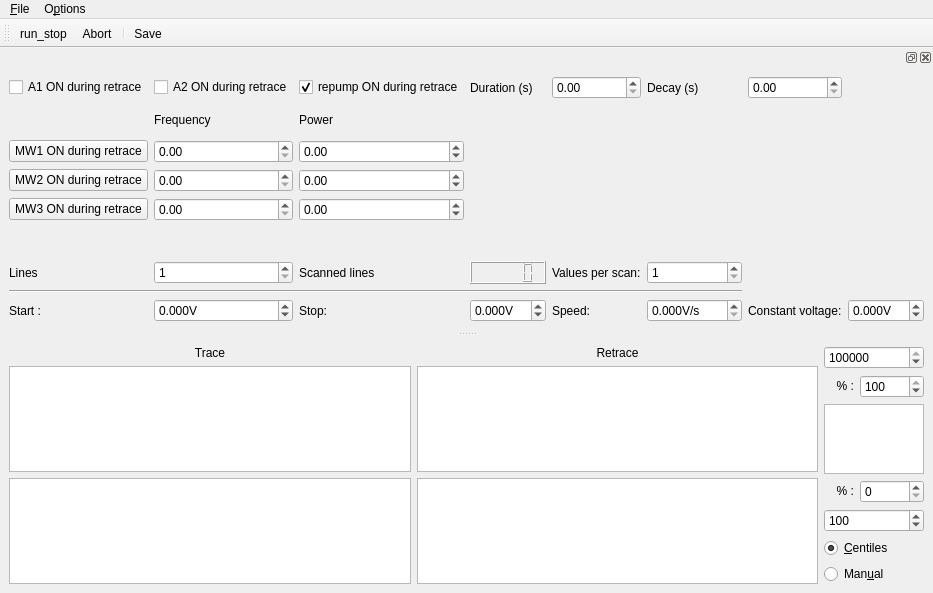
<?xml version="1.0" encoding="UTF-8"?>
<ui version="4.0">
 <class>MainWindow</class>
 <widget class="QMainWindow" name="MainWindow">
  <property name="geometry">
   <rect>
    <x>0</x>
    <y>0</y>
    <width>750</width>
    <height>589</height>
   </rect>
  </property>
  <property name="contextMenuPolicy">
   <enum>Qt::DefaultContextMenu</enum>
  </property>
  <property name="windowTitle">
   <string>qudi: Voltage Scanner (Laser)</string>
  </property>
  <widget class="QWidget" name="centralwidget">
   <layout class="QHBoxLayout" name="horizontalLayout">
    <item>
     <layout class="QGridLayout" name="plotGridLayout">
      <item row="0" column="0">
       <widget class="QLabel" name="traceLabel">
        <property name="text">
         <string>Trace</string>
        </property>
        <property name="alignment">
         <set>Qt::AlignCenter</set>
        </property>
       </widget>
      </item>
      <item row="0" column="1">
       <widget class="QLabel" name="retraceLabel">
        <property name="text">
         <string>Retrace</string>
        </property>
        <property name="alignment">
         <set>Qt::AlignCenter</set>
        </property>
       </widget>
      </item>
      <item row="1" column="0">
       <widget class="PlotWidget" name="voltscan_ViewWidget">
        <property name="sizePolicy">
         <sizepolicy hsizetype="Expanding" vsizetype="Expanding">
          <horstretch>1</horstretch>
          <verstretch>1</verstretch>
         </sizepolicy>
        </property>
       </widget>
      </item>
      <item row="1" column="1">
       <widget class="PlotWidget" name="voltscan2_ViewWidget">
        <property name="sizePolicy">
         <sizepolicy hsizetype="Expanding" vsizetype="Expanding">
          <horstretch>1</horstretch>
          <verstretch>1</verstretch>
         </sizepolicy>
        </property>
       </widget>
      </item>
      <item row="2" column="0">
       <widget class="PlotWidget" name="voltscan_matrix_ViewWidget">
        <property name="sizePolicy">
         <sizepolicy hsizetype="Expanding" vsizetype="Expanding">
          <horstretch>1</horstretch>
          <verstretch>1</verstretch>
         </sizepolicy>
        </property>
       </widget>
      </item>
      <item row="2" column="1">
       <widget class="PlotWidget" name="voltscan_matrix2_ViewWidget">
        <property name="sizePolicy">
         <sizepolicy hsizetype="Expanding" vsizetype="Expanding">
          <horstretch>1</horstretch>
          <verstretch>1</verstretch>
         </sizepolicy>
        </property>
       </widget>
      </item>
     </layout>
    </item>
    <item>
     <layout class="QGridLayout" name="gridLayout">
      <item row="4" column="0" colspan="2">
       <widget class="QSpinBox" name="voltscan_cb_min_InputWidget">
        <property name="maximum">
         <number>999999999</number>
        </property>
        <property name="value">
         <number>100</number>
        </property>
       </widget>
      </item>
      <item row="0" column="0" colspan="2">
       <widget class="QSpinBox" name="voltscan_cb_max_InputWidget">
        <property name="sizePolicy">
         <sizepolicy hsizetype="Minimum" vsizetype="Fixed">
          <horstretch>0</horstretch>
          <verstretch>0</verstretch>
         </sizepolicy>
        </property>
        <property name="minimum">
         <number>0</number>
        </property>
        <property name="maximum">
         <number>999999999</number>
        </property>
        <property name="value">
         <number>100000</number>
        </property>
       </widget>
      </item>
      <item row="1" column="1">
       <widget class="QSpinBox" name="voltscan_cb_high_centile_InputWidget">
        <property name="maximum">
         <number>100</number>
        </property>
        <property name="value">
         <number>100</number>
        </property>
       </widget>
      </item>
      <item row="3" column="0">
       <widget class="QLabel" name="percentLabel1">
        <property name="maximumSize">
         <size>
          <width>30</width>
          <height>16777215</height>
         </size>
        </property>
        <property name="text">
         <string>&lt;html&gt;&lt;head/&gt;&lt;body&gt;&lt;p align=&quot;right&quot;&gt;% :&lt;/p&gt;&lt;/body&gt;&lt;/html&gt;</string>
        </property>
       </widget>
      </item>
      <item row="1" column="0">
       <widget class="QLabel" name="percentLabel2">
        <property name="maximumSize">
         <size>
          <width>30</width>
          <height>16777215</height>
         </size>
        </property>
        <property name="text">
         <string>&lt;html&gt;&lt;head/&gt;&lt;body&gt;&lt;p align=&quot;right&quot;&gt;% :&lt;/p&gt;&lt;/body&gt;&lt;/html&gt;</string>
        </property>
       </widget>
      </item>
      <item row="6" column="0" colspan="2">
       <widget class="QRadioButton" name="voltscan_cb_manual_RadioButton">
        <property name="text">
         <string>Man&amp;ual</string>
        </property>
        <attribute name="buttonGroup">
         <string notr="true">buttonGroup</string>
        </attribute>
       </widget>
      </item>
      <item row="5" column="0" colspan="2">
       <widget class="QRadioButton" name="voltscan_cb_centiles_RadioButton">
        <property name="text">
         <string>&amp;Centiles</string>
        </property>
        <property name="checked">
         <bool>true</bool>
        </property>
        <attribute name="buttonGroup">
         <string notr="true">buttonGroup</string>
        </attribute>
       </widget>
      </item>
      <item row="3" column="1">
       <widget class="QSpinBox" name="voltscan_cb_low_centile_InputWidget">
        <property name="maximum">
         <number>100</number>
        </property>
       </widget>
      </item>
      <item row="2" column="0" colspan="2">
       <widget class="PlotWidget" name="voltscan_cb_ViewWidget">
        <property name="maximumSize">
         <size>
          <width>100</width>
          <height>16777215</height>
         </size>
        </property>
       </widget>
      </item>
     </layout>
    </item>
   </layout>
  </widget>
  <widget class="QMenuBar" name="menubar">
   <property name="geometry">
    <rect>
     <x>0</x>
     <y>0</y>
     <width>750</width>
     <height>21</height>
    </rect>
   </property>
   <widget class="QMenu" name="menu_File">
    <property name="title">
     <string>&amp;File</string>
    </property>
    <addaction name="action_Save"/>
    <addaction name="action_Exit"/>
   </widget>
   <widget class="QMenu" name="menu_Options">
    <property name="title">
     <string>O&amp;ptions</string>
    </property>
    <addaction name="action_Settings"/>
   </widget>
   <addaction name="menu_File"/>
   <addaction name="menu_Options"/>
  </widget>
  <widget class="QToolBar" name="toolBar">
   <property name="windowTitle">
    <string>toolBar</string>
   </property>
   <attribute name="toolBarArea">
    <enum>TopToolBarArea</enum>
   </attribute>
   <attribute name="toolBarBreak">
    <bool>false</bool>
   </attribute>
   <addaction name="action_run_stop"/>
   <addaction name="action_Abort"/>
   <addaction name="separator"/>
   <addaction name="action_Save"/>
  </widget>
  <widget class="QDockWidget" name="scan_control_DockWidget">
   <property name="sizePolicy">
    <sizepolicy hsizetype="Expanding" vsizetype="Preferred">
     <horstretch>0</horstretch>
     <verstretch>0</verstretch>
    </sizepolicy>
   </property>
   <property name="minimumSize">
    <size>
     <width>838</width>
     <height>283</height>
    </size>
   </property>
   <attribute name="dockWidgetArea">
    <number>4</number>
   </attribute>
   <widget class="QWidget" name="controlDockWidgetContents">
    <layout class="QGridLayout" name="gridLayout_11">
     <item row="0" column="0">
      <layout class="QGridLayout" name="controlGridLayout">
       <item row="4" column="2">
        <widget class="QDoubleSpinBox" name="MW3PowerDoubleSpinBox">
         <property name="minimum">
          <double>-100.000000000000000</double>
         </property>
        </widget>
       </item>
       <item row="3" column="0">
        <widget class="QPushButton" name="MW2_on_Button">
         <property name="text">
          <string>MW2 ON during retrace</string>
         </property>
        </widget>
       </item>
       <item row="8" column="7">
        <widget class="ScienDSpinBox" name="constDoubleSpinBox">
         <property name="suffix">
          <string>V</string>
         </property>
         <property name="decimals">
          <number>3</number>
         </property>
         <property name="minimum">
          <double>-99.000000000000000</double>
         </property>
        </widget>
       </item>
       <item row="8" column="5">
        <widget class="ScienDSpinBox" name="speedDoubleSpinBox">
         <property name="suffix">
          <string>V/s</string>
         </property>
         <property name="decimals">
          <number>3</number>
         </property>
         <property name="maximum">
          <double>9999.989999999999782</double>
         </property>
        </widget>
       </item>
       <item row="8" column="1">
        <widget class="ScienDSpinBox" name="startDoubleSpinBox">
         <property name="suffix">
          <string>V</string>
         </property>
         <property name="decimals">
          <number>3</number>
         </property>
         <property name="minimum">
          <double>-99.000000000000000</double>
         </property>
        </widget>
       </item>
       <item row="3" column="2">
        <widget class="QDoubleSpinBox" name="MW2PowerDoubleSpinBox">
         <property name="minimum">
          <double>-100.000000000000000</double>
         </property>
        </widget>
       </item>
       <item row="6" column="3">
        <widget class="QLCDNumber" name="elapsed_lines_DisplayWidget"/>
       </item>
       <item row="6" column="1">
        <widget class="QSpinBox" name="linesSpinBox">
         <property name="minimum">
          <number>1</number>
         </property>
         <property name="maximum">
          <number>999999</number>
         </property>
        </widget>
       </item>
       <item row="8" column="3">
        <widget class="ScienDSpinBox" name="stopDoubleSpinBox">
         <property name="suffix">
          <string>V</string>
         </property>
         <property name="decimals">
          <number>3</number>
         </property>
         <property name="minimum">
          <double>-99.000000000000000</double>
         </property>
        </widget>
       </item>
       <item row="2" column="2">
        <widget class="QDoubleSpinBox" name="MW1PowerDoubleSpinBox">
         <property name="minimum">
          <double>-100.000000000000000</double>
         </property>
        </widget>
       </item>
       <item row="1" column="1">
        <widget class="QLabel" name="label_3">
         <property name="text">
          <string>Frequency</string>
         </property>
        </widget>
       </item>
       <item row="4" column="0">
        <widget class="QPushButton" name="MW3_on_Button">
         <property name="text">
          <string>MW3 ON during retrace</string>
         </property>
        </widget>
       </item>
       <item row="3" column="1">
        <widget class="QDoubleSpinBox" name="MW2FrequencyDoubleSpinBox"/>
       </item>
       <item row="6" column="4">
        <widget class="QLabel" name="resLabel">
         <property name="text">
          <string>Values per scan:</string>
         </property>
        </widget>
       </item>
       <item row="6" column="0">
        <widget class="QLabel" name="linesLabel">
         <property name="text">
          <string>Lines</string>
         </property>
        </widget>
       </item>
       <item row="0" column="5">
        <widget class="QLabel" name="label_2">
         <property name="text">
          <string>Decay (s)</string>
         </property>
        </widget>
       </item>
       <item row="2" column="1">
        <widget class="QDoubleSpinBox" name="MW1FrequencyDoubleSpinBox"/>
       </item>
       <item row="8" column="4">
        <widget class="QLabel" name="speedLabel">
         <property name="text">
          <string>Speed:</string>
         </property>
        </widget>
       </item>
       <item row="6" column="5">
        <widget class="QSpinBox" name="resolutionSpinBox">
         <property name="minimum">
          <number>1</number>
         </property>
         <property name="maximum">
          <number>999999</number>
         </property>
        </widget>
       </item>
       <item row="7" column="0" colspan="6">
        <widget class="Line" name="line">
         <property name="orientation">
          <enum>Qt::Horizontal</enum>
         </property>
        </widget>
       </item>
       <item row="0" column="3">
        <widget class="QLabel" name="label">
         <property name="text">
          <string>Duration (s)</string>
         </property>
        </widget>
       </item>
       <item row="0" column="6">
        <widget class="QDoubleSpinBox" name="DecayDoubleSpinBox"/>
       </item>
       <item row="2" column="0">
        <widget class="QPushButton" name="MW1_on_Button">
         <property name="text">
          <string>MW1 ON during retrace</string>
         </property>
        </widget>
       </item>
       <item row="8" column="0">
        <widget class="QLabel" name="startLabel">
         <property name="text">
          <string>Start :</string>
         </property>
        </widget>
       </item>
       <item row="6" column="2">
        <widget class="QLabel" name="scannedLabel">
         <property name="text">
          <string>Scanned lines</string>
         </property>
        </widget>
       </item>
       <item row="8" column="6">
        <widget class="QLabel" name="constLabel">
         <property name="text">
          <string>Constant voltage:</string>
         </property>
        </widget>
       </item>
       <item row="5" column="2">
        <widget class="QLabel" name="label_5">
         <property name="text">
          <string/>
         </property>
        </widget>
       </item>
       <item row="1" column="2">
        <widget class="QLabel" name="label_4">
         <property name="text">
          <string>Power</string>
         </property>
        </widget>
       </item>
       <item row="8" column="2">
        <widget class="QLabel" name="stopLabel">
         <property name="text">
          <string>Stop:</string>
         </property>
        </widget>
       </item>
       <item row="4" column="1">
        <widget class="QDoubleSpinBox" name="MW3FrequencyDoubleSpinBox"/>
       </item>
       <item row="0" column="4">
        <widget class="QDoubleSpinBox" name="DurationDoubleSpinBox"/>
       </item>
       <item row="0" column="0">
        <widget class="QCheckBox" name="A1_checkBox">
         <property name="text">
          <string>A1 ON during retrace</string>
         </property>
        </widget>
       </item>
       <item row="0" column="1">
        <widget class="QCheckBox" name="A2_checkBox">
         <property name="text">
          <string>A2 ON during retrace</string>
         </property>
        </widget>
       </item>
       <item row="0" column="2">
        <widget class="QCheckBox" name="Repump_checkBox">
         <property name="enabled">
          <bool>true</bool>
         </property>
         <property name="text">
          <string>repump ON during retrace</string>
         </property>
         <property name="checked">
          <bool>true</bool>
         </property>
        </widget>
       </item>
      </layout>
     </item>
    </layout>
   </widget>
  </widget>
  <action name="action_Settings">
   <property name="icon">
    <iconset>
     <normaloff>../../artwork/icons/oxygen/22x22/configure.png</normaloff>../../artwork/icons/oxygen/22x22/configure.png</iconset>
   </property>
   <property name="text">
    <string>&amp;Settings</string>
   </property>
  </action>
  <action name="action_Save">
   <property name="icon">
    <iconset>
     <normaloff>../../artwork/icons/oxygen/22x22/document-save.png</normaloff>../../artwork/icons/oxygen/22x22/document-save.png</iconset>
   </property>
   <property name="text">
    <string>&amp;Save</string>
   </property>
   <property name="toolTip">
    <string>Save odmr data</string>
   </property>
  </action>
  <action name="action_Abort">
   <property name="icon">
    <iconset>
     <normaloff>../../artwork/icons/oxygen/22x22/edit-delete.png</normaloff>../../artwork/icons/oxygen/22x22/edit-delete.png</iconset>
   </property>
   <property name="text">
    <string>&amp;Abort</string>
   </property>
   <property name="toolTip">
    <string>Abort Scan</string>
   </property>
  </action>
  <action name="action_Exit">
   <property name="icon">
    <iconset>
     <normaloff>../../artwork/icons/oxygen/22x22/application-exit.png</normaloff>../../artwork/icons/oxygen/22x22/application-exit.png</iconset>
   </property>
   <property name="text">
    <string>&amp;Close</string>
   </property>
  </action>
  <action name="action_run_stop">
   <property name="checkable">
    <bool>true</bool>
   </property>
   <property name="icon">
    <iconset>
     <normaloff>../../artwork/icons/qudiTheme/22x22/start-counter.png</normaloff>../../artwork/icons/qudiTheme/22x22/start-counter.png</iconset>
   </property>
   <property name="text">
    <string>run_stop</string>
   </property>
  </action>
 </widget>
 <customwidgets>
  <customwidget>
   <class>PlotWidget</class>
   <extends>QGraphicsView</extends>
   <header>pyqtgraph</header>
  </customwidget>
  <customwidget>
   <class>ScienDSpinBox</class>
   <extends>QDoubleSpinBox</extends>
   <header>qtwidgets.scientific_spinbox.h</header>
  </customwidget>
 </customwidgets>
 <tabstops>
  <tabstop>linesSpinBox</tabstop>
  <tabstop>resolutionSpinBox</tabstop>
  <tabstop>startDoubleSpinBox</tabstop>
  <tabstop>stopDoubleSpinBox</tabstop>
  <tabstop>speedDoubleSpinBox</tabstop>
  <tabstop>constDoubleSpinBox</tabstop>
  <tabstop>voltscan_cb_max_InputWidget</tabstop>
  <tabstop>voltscan_cb_high_centile_InputWidget</tabstop>
  <tabstop>voltscan_cb_low_centile_InputWidget</tabstop>
  <tabstop>voltscan_cb_min_InputWidget</tabstop>
  <tabstop>voltscan_cb_centiles_RadioButton</tabstop>
  <tabstop>voltscan_cb_manual_RadioButton</tabstop>
  <tabstop>voltscan_ViewWidget</tabstop>
  <tabstop>voltscan2_ViewWidget</tabstop>
  <tabstop>voltscan_matrix_ViewWidget</tabstop>
  <tabstop>voltscan_matrix2_ViewWidget</tabstop>
  <tabstop>voltscan_cb_ViewWidget</tabstop>
 </tabstops>
 <resources/>
 <connections>
  <connection>
   <sender>action_Exit</sender>
   <signal>triggered()</signal>
   <receiver>MainWindow</receiver>
   <slot>close()</slot>
   <hints>
    <hint type="sourcelabel">
     <x>-1</x>
     <y>-1</y>
    </hint>
    <hint type="destinationlabel">
     <x>531</x>
     <y>347</y>
    </hint>
   </hints>
  </connection>
 </connections>
 <buttongroups>
  <buttongroup name="buttonGroup"/>
 </buttongroups>
</ui>
